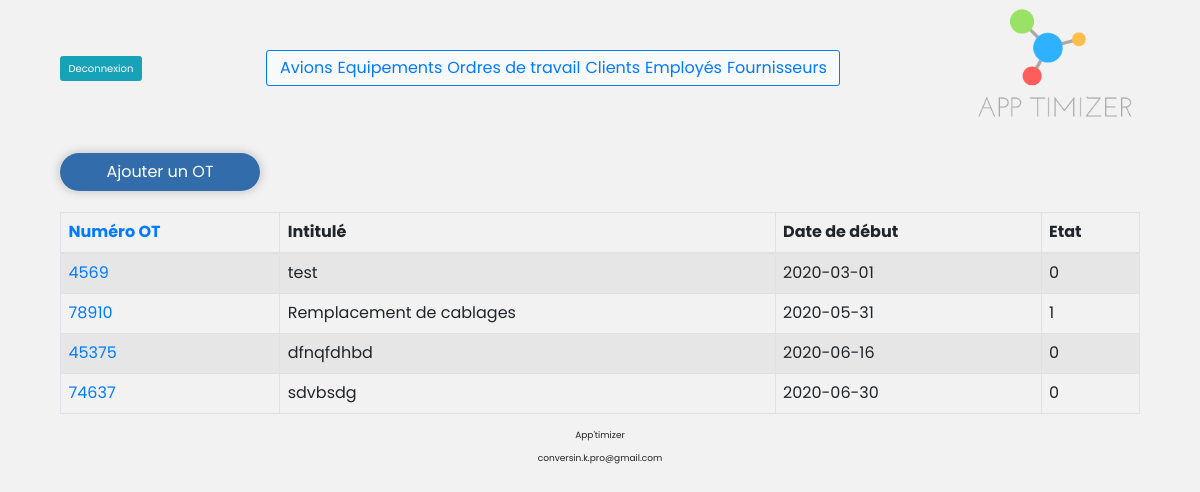
Page /construct/public/index.php?p=ot&table=ot (signed in) on the committed database.
### tables this page shows
CREATE TABLE IF NOT EXISTS `ot` (
  `ot_id` int(11) NOT NULL AUTO_INCREMENT,
  `number_ot` int(11) NOT NULL,
  `title` varchar(255) NOT NULL,
  `start_date` date NOT NULL,
  `end_date` date DEFAULT NULL,
  `comment` text NOT NULL,
  `state` int(11) NOT NULL,
  `plane_list` varchar(255) DEFAULT NULL,
  `archive` varchar(255) DEFAULT NULL,
  `item_list` varchar(255) DEFAULT NULL,
  `worker_list` varchar(255) DEFAULT NULL,
  `img_path` varchar(255) DEFAULT NULL,
  `pdf_path` varchar(255) DEFAULT NULL,
  `crs_path` varchar(255) DEFAULT NULL,
  `easa_path` varchar(255) DEFAULT NULL,
  PRIMARY KEY (`ot_id`),
  UNIQUE KEY `number_ot` (`number_ot`)
);

### construct/pages/ot.php (called while the page is built, shortened)
<?php
require '../app/class/functions.php';
require '../app/class/TableHelper.php';
$request = "SELECT * FROM ot";
try {
  $response = fetchObject($request);
} catch (Exception $e) {
  echo $e -> getMessage(), "\n";
}
 $table = new Table($response);
require 'html/ot.phtml';
 ?>

### construct/app/class/URLHelper.class.php (called while the page is built, shortened)
<?php
class URLHelper {
    public static function withParams(array $data, array $params): string
    {
        return http_build_query(array_merge($data, $params));
    }
}
?>

### construct/app/class/DB_connect.php (called while the page is built)
<?php
 $dsn = 'mysql:dbname=apptimizer;host=localhost;port=3307';
 $user = 'root';
 $password = '';
 try {
     $pdo = new PDO($dsn, $user, $password, [
            PDO::ATTR_DEFAULT_FETCH_MODE => PDO::FETCH_ASSOC,
            PDO::ATTR_ERRMODE => PDO::ERRMODE_EXCEPTION
            ]);
     $pdo->query('SET NAMES UTF8');
 } catch (PDOException $e) {
     echo 'Connexion échouée : ' . $e->getMessage();
 }
?>

### construct/app/class/functions.php (called while the page is built, shortened)
<?php
function fetchObject($e){
  include 'DB_connect.php';
  $stmt = $pdo->prepare($e);
  $stmt->execute();
  $results = array();
  while ($result = $stmt->fetchObject()){
      $results[] = $result;
  }
  return $results;
};
?>

### construct/pages/html/ot.phtml (the view)
<div class="button-container">
  <div class="action-button my-2">
    <a href="index.php?p=add_ot&table=ot">Ajouter un OT</a>
  </div>
</div>
<table class="table table-striped table-bordered">
      <?= Table::colTitle([Table::sort('number_ot','Numéro OT',$_GET), 'Intitulé' ,'Date de début', 'Etat']); ?>
  <tbody>
    <?php foreach ($table->getData() as $key => $value): ?>
      <tr>
        <td><a href='index.php?p=focus_ot&table=ot&id=<?= $value->ot_id ?>'><?= $value->number_ot; ?></a></td>
        <td><?= $value->title; ?></td>
        <td><?= $value->start_date; ?></td>
        <td><?= $value->state; ?></td>
      </tr>
    <?php endforeach; ?>
  </tbody>
</table>

### construct/public/css/style.css (style rules this page uses)
* { margin: 0; padding: 0; box-sizing:border-box; font-family: 'Poppins', sans-serif; }
html { font-size: 62.5%; }
body { font-size: 1.6em; width: 90%; margin: auto; background-color: #0000000d; }
a { text-decoration: none; }
.button-container { display: flex; margin: 1em 0; }
.action-button { width: 200px; margin-right: 15px; border: none; border-radius: 25px; box-shadow: 0 0 7px 3px lightgray; padding: 7px; background: #0f539ed6; text-align: center; }
.action-button a { color: white; text-decoration: none; }

### rows in the picture
ot: number_ot "4569", title "test", start_date "2020-03-01", state "0"
ot: number_ot "78910", title "Remplacement de cablages", start_date "2020-05-31", state "1"
ot: number_ot "45375", title "dfnqfdhbd", start_date "2020-06-16", state "0"
ot: number_ot "74637", title "sdvbsdg", start_date "2020-06-30", state "0"

### other values in the picture
$label "Numéro OT"
$value "Intitulé Date de début Etat"
